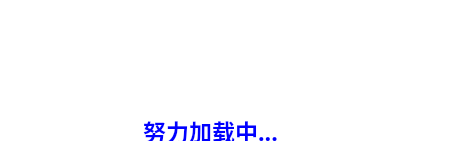
<?xml version="1.0" encoding="UTF-8"?>
<ui version="4.0">
 <class>Load</class>
 <widget class="QWidget" name="Load">
  <property name="geometry">
   <rect>
    <x>0</x>
    <y>0</y>
    <width>450</width>
    <height>150</height>
   </rect>
  </property>
  <property name="windowTitle">
   <string>Form</string>
  </property>
  <property name="styleSheet">
   <string notr="true">background-color: rgb(255, 255, 255);</string>
  </property>
  <widget class="QLabel" name="lb_load">
   <property name="geometry">
    <rect>
     <x>89</x>
     <y>0</y>
     <width>251</width>
     <height>121</height>
    </rect>
   </property>
   <property name="text">
    <string/>
   </property>
  </widget>
  <widget class="QLabel" name="label">
   <property name="geometry">
    <rect>
     <x>80</x>
     <y>120</y>
     <width>261</width>
     <height>21</height>
    </rect>
   </property>
   <property name="font">
    <font>
     <family>楷体</family>
     <pointsize>17</pointsize>
     <weight>75</weight>
     <bold>true</bold>
    </font>
   </property>
   <property name="styleSheet">
    <string notr="true">color: rgb(0, 0, 255);</string>
   </property>
   <property name="text">
    <string>努力加载中...</string>
   </property>
   <property name="alignment">
    <set>Qt::AlignCenter</set>
   </property>
  </widget>
 </widget>
 <resources/>
 <connections/>
</ui>
